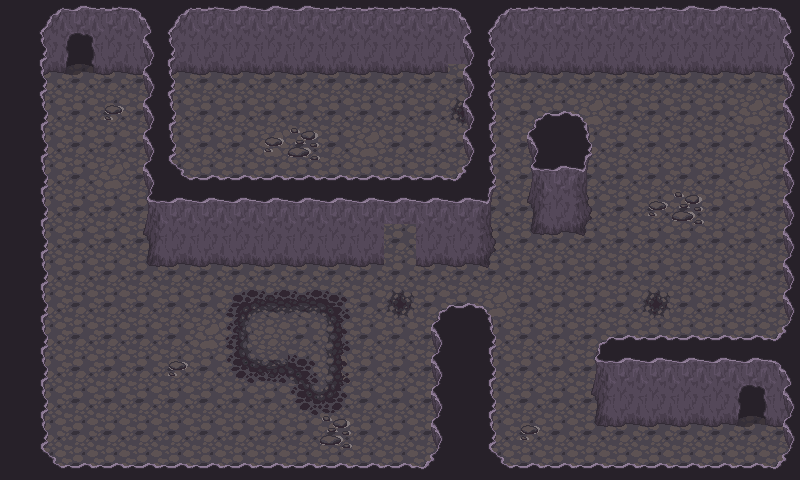

A 2D game scene composited from a Tiled map and its tileset images. What follows is a short description and the map's XML, with each tile layer's data collapsed to a summary:
An orthogonal 25x15 tile map with 32x32 px tiles, 2 tile layers (ground, terrain), 4 tilesets and 24 objects (PORTAL, door1, door2, ITEM).

<map version="1.0" orientation="orthogonal" renderorder="right-up" width="25" height="15" tilewidth="32" tileheight="32" nextobjectid="33">
 <properties>
  <property name="music" value="cave_theme.ogg" />
 </properties>
 <tileset firstgid="1" name="caves" tilewidth="32" tileheight="32" tilecount="66" columns="11">
  <image source="caves.png" width="352" height="192" />
 </tileset>
 <tileset firstgid="67" source="tile2map64.tsx" />
 <tileset firstgid="127" name="steel_door" tilewidth="32" tileheight="32" tilecount="19" columns="1">
  <image source="../interactions/steel_door.png" width="50" height="616" />
 </tileset>
 <tileset firstgid="146" name="wood_door" tilewidth="32" tileheight="32" tilecount="22" columns="1">
  <image source="../interactions/wood_door.png" width="45" height="715" />
 </tileset>
 <layer name="ground" width="25" height="15">
  <data>[375 cells, 332 non-empty, 4 distinct tile ids]</data>
 </layer>
 <layer name="terrain" width="25" height="15">
  <data>[375 cells, 262 non-empty, 37 distinct tile ids]</data>
 </layer>
 <objectgroup name="zindex">
  <object id="4" x="528" y="120">
   <polygon points="0,0 0,112 64,112 64,0 32,-8" />
  </object>
  <object id="5" x="440" y="312">
   <polygon points="0,0 -8,144 56,152 48,0" />
  </object>
  <object id="6" x="600" y="344">
   <polygon points="0,0 0,80 184,80 184,-8" />
  </object>
  <object id="7" x="152" y="264">
   <polygon points="0,0 208,0 208,-88 24,-88 16,-88 0,-88" />
  </object>
  <object id="14" x="792" y="464">
   <polygon points="0,0 0,16 -752,8 -752,0" />
  </object>
  <object id="21" x="792" y="72">
   <polygon points="0,-8 0,-56 -752,-48 -752,-8" />
  </object>
  <object id="22" x="152" y="64">
   <polygon points="0,0 0,112 24,112 16,0" />
  </object>
  <object id="26" x="360" y="176">
   <polygon points="0,0 88,0 88,88 56,88 56,48 24,48 24,88 0,88" />
  </object>
  <object id="27" x="448" y="264">
   <polygon points="0,0 40,0 40,-200 24,-200 16,-88 0,-88" />
  </object>
 </objectgroup>
 <objectgroup name="collision">
  <object id="8" x="152" y="32">
   <polygon points="0,0 0,232 32,232 16,0" />
  </object>
  <object id="9" x="184" y="224">
   <polygon points="0,0 0,40 184,40 184,0" />
  </object>
  <object id="10" x="8" y="72">
   <polygon points="0,0 792,0 792,-72 -8,-72" />
  </object>
  <object id="11" x="0" y="0">
   <polygon points="0,0 40,0 40,480 0,480" />
  </object>
  <object id="12" x="32" y="480">
   <polygon points="0,0 0,-16 768,-8 768,0" />
  </object>
  <object id="13" x="784" y="8">
   <polygon points="0,0 0,472 16,472 16,0" />
  </object>
  <object id="17" x="536" y="176">
   <polygon points="0,0 0,56 48,56 48,0" />
  </object>
  <object id="18" x="440" y="368">
   <polygon points="-8,0 -8,96 56,96 56,0" />
  </object>
  <object id="19" x="600" y="384">
   <polygon points="0,0 0,40 192,40 192,0" />
  </object>
  <object id="24" x="416" y="224">
   <polygon points="16,0 16,40 72,40 72,0" />
  </object>
  <object id="25" x="464" y="72">
   <polygon points="0,0 0,152 24,152 24,0" />
  </object>
 </objectgroup>
 <objectgroup name="interactions">
  <object id="20" name="portal1" type="PORTAL" gid="78" x="48" y="104" width="64" height="64" />
  <object id="30" name="door1" gid="127" x="384" y="264" width="32" height="32" />
  <object id="31" name="door2" gid="127" x="496" y="216" width="32" height="32" />
 </objectgroup>
 <objectgroup name="items">
  <object id="32" name="KeyIron" type="ITEM" gid="82" x="264" y="144" width="64" height="64" />
 </objectgroup>
</map>
